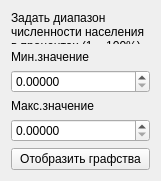
<?xml version="1.0" encoding="UTF-8"?>
<ui version="4.0">
 <class>ddmDeltaPopulationFilterWidget</class>
 <widget class="QWidget" name="ddmDeltaPopulationFilterWidget">
  <property name="geometry">
   <rect>
    <x>0</x>
    <y>0</y>
    <width>161</width>
    <height>181</height>
   </rect>
  </property>
  <property name="windowTitle">
   <string>Form</string>
  </property>
  <layout class="QHBoxLayout" name="horizontalLayout">
   <item>
    <layout class="QVBoxLayout" name="verticalLayout">
     <property name="sizeConstraint">
      <enum>QLayout::SetMinimumSize</enum>
     </property>
     <item>
      <widget class="QLabel" name="label">
       <property name="text">
        <string>&lt;html&gt;&lt;head/&gt;&lt;body&gt;&lt;p&gt;Задать диапазон численности населения в процентах (1 = 100%)&lt;/p&gt;&lt;/body&gt;&lt;/html&gt;</string>
       </property>
       <property name="wordWrap">
        <bool>true</bool>
       </property>
      </widget>
     </item>
     <item>
      <widget class="QLabel" name="labelMinValue">
       <property name="text">
        <string>Мин.значение</string>
       </property>
      </widget>
     </item>
     <item>
      <widget class="QDoubleSpinBox" name="spinMinValue">
       <property name="decimals">
        <number>5</number>
       </property>
      </widget>
     </item>
     <item>
      <widget class="QLabel" name="labelMaxValue">
       <property name="text">
        <string>Макс.значение</string>
       </property>
      </widget>
     </item>
     <item>
      <widget class="QDoubleSpinBox" name="spinMaxValue">
       <property name="decimals">
        <number>5</number>
       </property>
      </widget>
     </item>
     <item>
      <widget class="QPushButton" name="buttonApply">
       <property name="text">
        <string>Отобразить графства</string>
       </property>
       <property name="icon">
        <iconset resource="../icons.qrc">
         <normaloff>:/icons/icons/accept.png</normaloff>:/icons/icons/accept.png</iconset>
       </property>
      </widget>
     </item>
     <item>
      <spacer name="verticalSpacer">
       <property name="orientation">
        <enum>Qt::Vertical</enum>
       </property>
       <property name="sizeHint" stdset="0">
        <size>
         <width>20</width>
         <height>40</height>
        </size>
       </property>
      </spacer>
     </item>
    </layout>
   </item>
  </layout>
 </widget>
 <resources>
  <include location="../icons.qrc"/>
 </resources>
 <connections/>
</ui>
